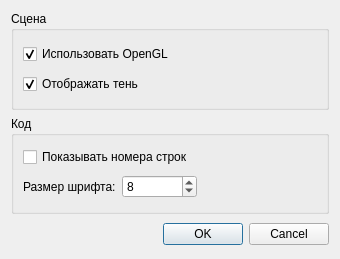
<?xml version="1.0" encoding="UTF-8"?>
<ui version="4.0">
 <class>OptionsDialog</class>
 <widget class="QDialog" name="OptionsDialog">
  <property name="geometry">
   <rect>
    <x>0</x>
    <y>0</y>
    <width>340</width>
    <height>259</height>
   </rect>
  </property>
  <property name="minimumSize">
   <size>
    <width>340</width>
    <height>259</height>
   </size>
  </property>
  <property name="maximumSize">
   <size>
    <width>340</width>
    <height>259</height>
   </size>
  </property>
  <property name="windowTitle">
   <string>Настройки</string>
  </property>
  <layout class="QGridLayout" name="gridLayout">
   <item row="0" column="0">
    <widget class="QGroupBox" name="sceneGroup">
     <property name="title">
      <string>Сцена</string>
     </property>
     <property name="flat">
      <bool>false</bool>
     </property>
     <layout class="QVBoxLayout" name="verticalLayout">
      <item>
       <widget class="QCheckBox" name="useOpenGL">
        <property name="text">
         <string>Использовать OpenGL</string>
        </property>
        <property name="checked">
         <bool>true</bool>
        </property>
       </widget>
      </item>
      <item>
       <widget class="QCheckBox" name="dropShadow">
        <property name="text">
         <string>Отображать тень</string>
        </property>
        <property name="checked">
         <bool>true</bool>
        </property>
       </widget>
      </item>
     </layout>
     <zorder>useOpenGL</zorder>
     <zorder>dropShadow</zorder>
    </widget>
   </item>
   <item row="2" column="0">
    <widget class="QDialogButtonBox" name="buttonBox">
     <property name="maximumSize">
      <size>
       <width>318</width>
       <height>28</height>
      </size>
     </property>
     <property name="orientation">
      <enum>Qt::Horizontal</enum>
     </property>
     <property name="standardButtons">
      <set>QDialogButtonBox::Cancel|QDialogButtonBox::Ok</set>
     </property>
    </widget>
   </item>
   <item row="1" column="0">
    <widget class="QGroupBox" name="codeGroup">
     <property name="title">
      <string>Код</string>
     </property>
     <layout class="QVBoxLayout" name="verticalLayout_2">
      <item>
       <widget class="QCheckBox" name="showStringNumbers">
        <property name="text">
         <string>Показывать номера строк</string>
        </property>
       </widget>
      </item>
      <item>
       <layout class="QHBoxLayout" name="horizontalLayout">
        <property name="rightMargin">
         <number>120</number>
        </property>
        <item>
         <widget class="QLabel" name="label">
          <property name="text">
           <string>Размер шрифта:</string>
          </property>
         </widget>
        </item>
        <item>
         <widget class="QSpinBox" name="fontSize">
          <property name="value">
           <number>8</number>
          </property>
         </widget>
        </item>
       </layout>
      </item>
     </layout>
    </widget>
   </item>
  </layout>
 </widget>
 <resources/>
 <connections>
  <connection>
   <sender>buttonBox</sender>
   <signal>accepted()</signal>
   <receiver>OptionsDialog</receiver>
   <slot>accept()</slot>
   <hints>
    <hint type="sourcelabel">
     <x>248</x>
     <y>254</y>
    </hint>
    <hint type="destinationlabel">
     <x>157</x>
     <y>274</y>
    </hint>
   </hints>
  </connection>
  <connection>
   <sender>buttonBox</sender>
   <signal>rejected()</signal>
   <receiver>OptionsDialog</receiver>
   <slot>reject()</slot>
   <hints>
    <hint type="sourcelabel">
     <x>316</x>
     <y>260</y>
    </hint>
    <hint type="destinationlabel">
     <x>286</x>
     <y>274</y>
    </hint>
   </hints>
  </connection>
 </connections>
</ui>
